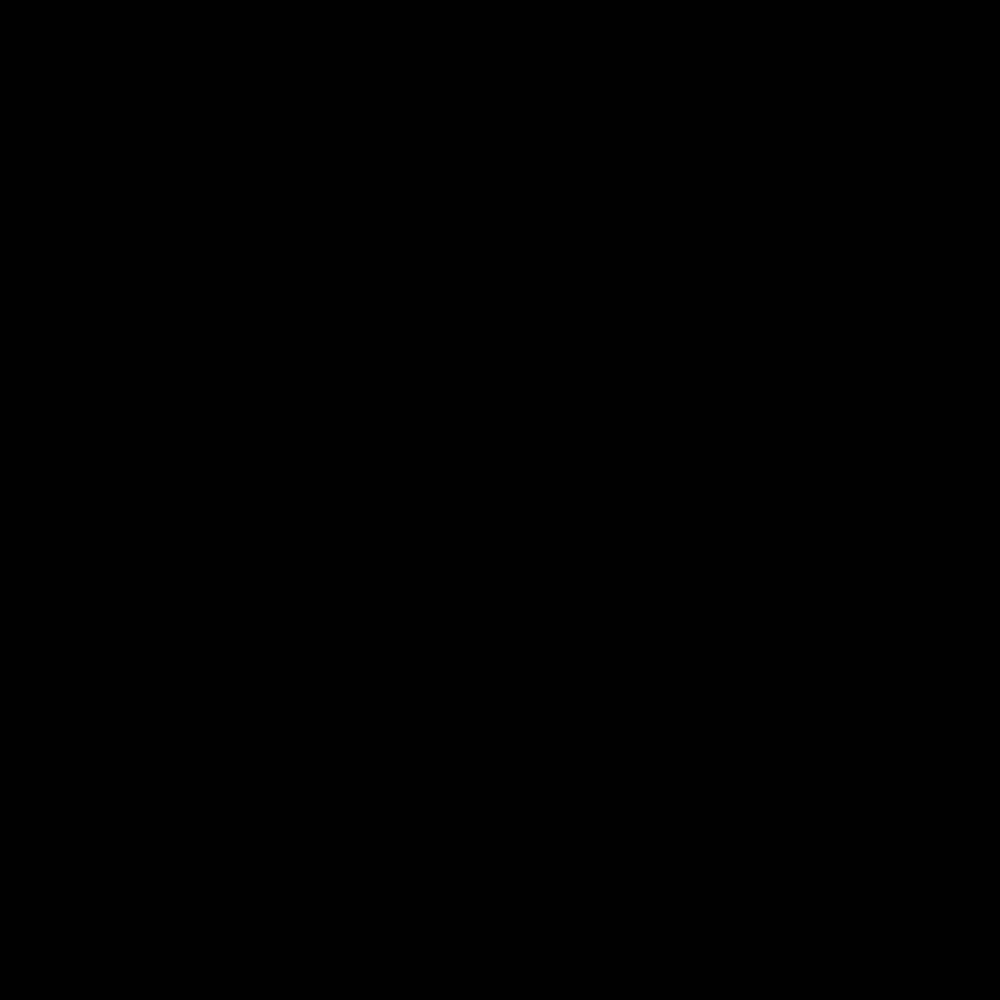
Frame 1 (no input)
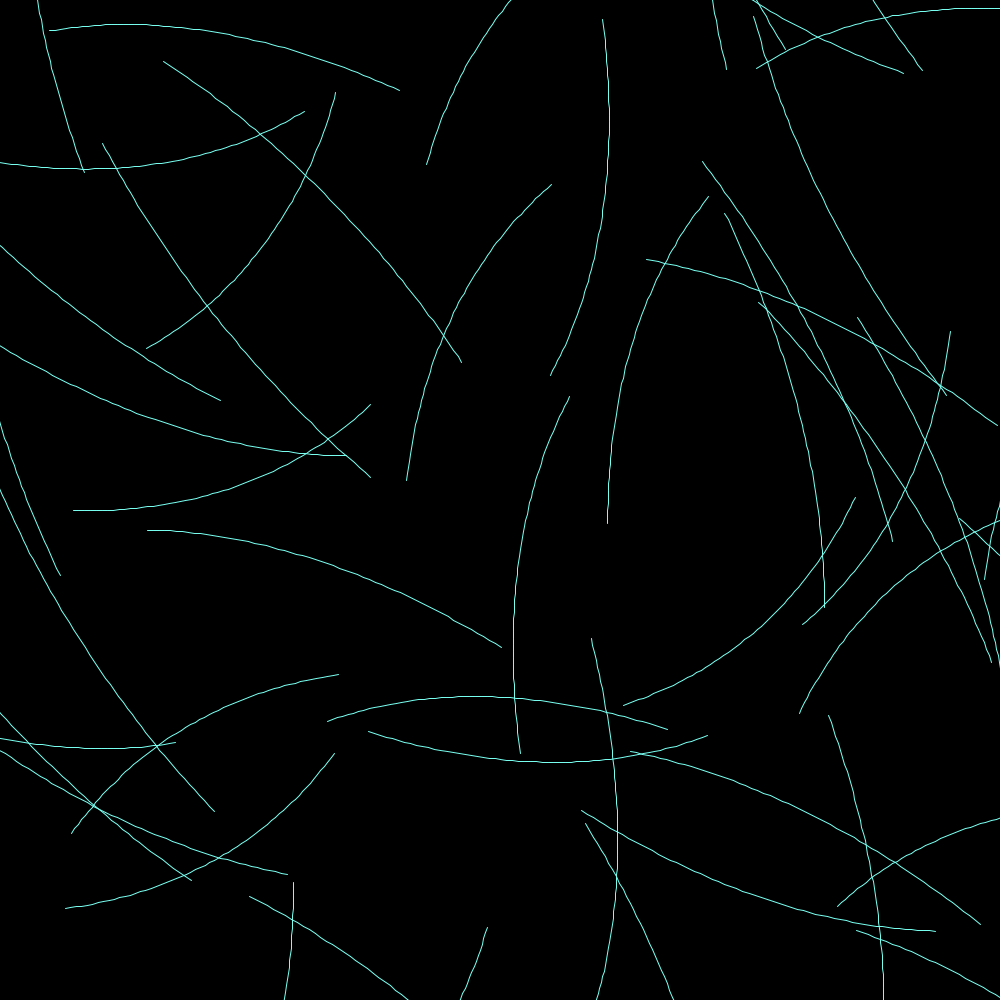
Frame 60 (the mouse pressed at the canvas centre just before this capture)
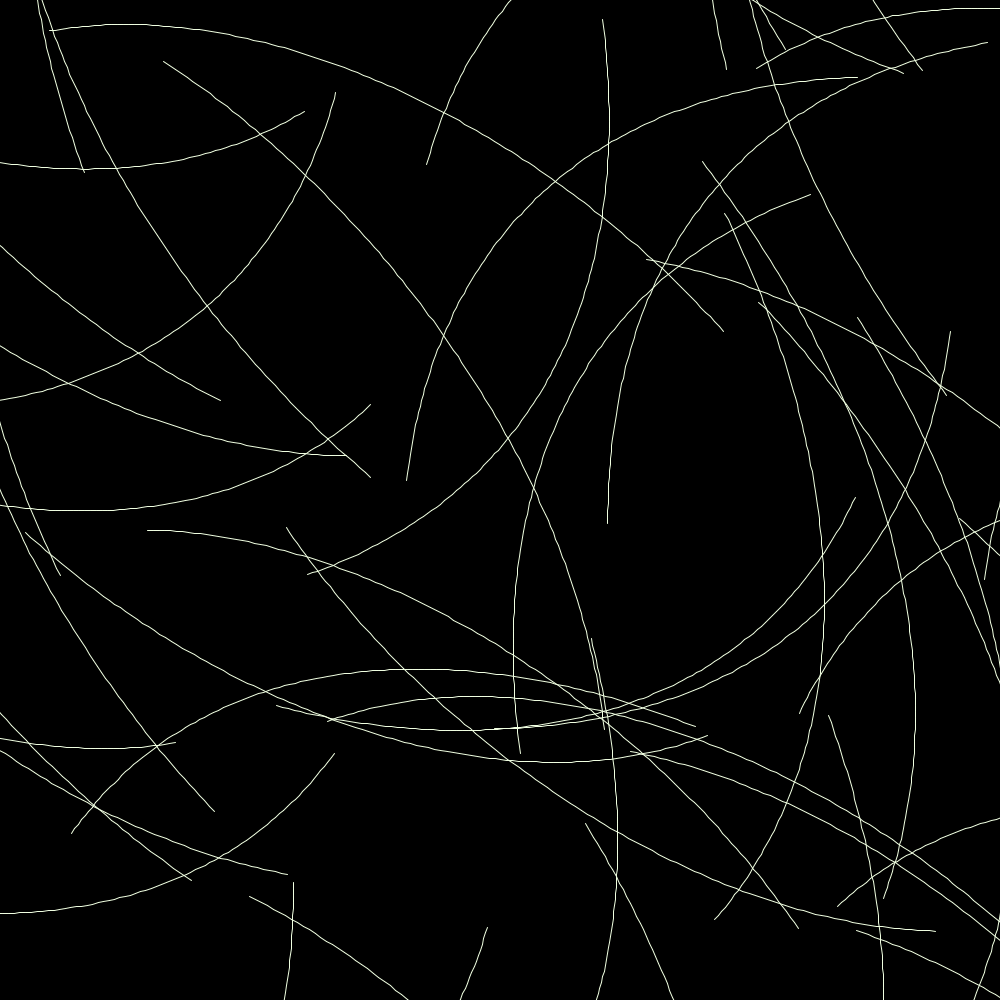
Frame 120 (the mouse held since frame 60 and released just before this capture)

The Processing sketch that drew these frames (run headless with seeded random() and noise(); from frame 60 on, the mouse is pressed at the canvas centre):

// Processing sketch: tercer_version
// ── tercer_version.pde
int numCircles = 50;
Circle[] circles = new Circle[numCircles];

void setup() {
  size(1000, 1000);
  background(0);
  smooth();

  for (int i = 0; i < numCircles; i++) {
    circles[i] = new Circle();
  }
}

void draw() {
  background(0);

  for (int i = 0; i < numCircles; i++) {
    circles[i].update(i);
    circles[i].draw();
  }
}

class Circle {
  float x, y, dx, dy;
  float radius;
  ArrayList<PVector> positions; 

  
  Circle() {
    x = random(width);
    y = random(height);
    dx = random(-0.01, 0.01);
    dy = random(-0.01, 0.01);
    radius = random(1, 1);
     positions = new ArrayList<PVector>(); // Inicializa la lista de posiciones
  }
  int r = 0;
  int g = 140;
  int b = 0;
void update(int i) {
  positions.add(new PVector(x, y));
    float d = dist(x, y, mouseX, mouseY);
  // Calcula nuevas velocidades utilizando la función seno y el índice del círculo
  dx = sin(frameCount * 0.01 + i) + cos(frameCount * 0.01 + i)*6;//+ (mouseX - x) / d * 2;
  dy = cos(frameCount * 0.02 + i) + sin(frameCount * 0.01 + i)*7 ;//+ (mouseY - y) / d * 2;
  
  r++;
  g = g +8;
  b--;
  stroke(r,g,b);

  x += dx;
  y += dy;

  // Comprobamos si el círculo ha llegado al borde de la pantalla
  if (x < 0 || x > width) {
    dx *= -1;
  }
  if (y < 0 || y > height) {
    dy *= -1;
  }
}
void drawLineToFarthestCircle() {
  // Encuentra el círculo más lejano y almacena sus coordenadas
  float farthest = 0;
  float farthestX = 0;
  float farthestY = 0;
  for (int i = 0; i < numCircles; i++) {
    if (circles[i] != this) {
      float d = dist(x, y, circles[i].x, circles[i].y);
      if (d > farthest) {
        farthest = d;
        farthestX = circles[i].x;
        farthestY = circles[i].y;
      }
    }
  }

  // Dibuja la línea azul hacia el círculo más lejano
  stroke(0, 0, 255);
  line(x, y, farthestX, farthestY);
}
  void draw() {
    // Encuentra el círculo más cercano y almacena sus coordenadas
    float nearest = 1000000;
    float nearestX = 0;
    float nearestY = 0;
   // for (int i = 0; i < numCircles; i++) {
   //   if (circles[i] != this) {
    //    float d = dist(x, y, circles[i].x, circles[i].y);
      //  if (d < nearest) {
        //  nearest = d;
         // nearestX = circles[i].x;
        //  nearestY = circles[i].y;
      //  }
    //  }
   // }
    //para dibujar el rastro
    if (r == 255){ r = 0; }
    if (g == 255){ g = 0; }
    if (b == 255){ b = 0; }
   r++;
  g = g +8;
  b = b+ 5;
    for (int i = 0; i < positions.size() - 1; i++) {
     
  stroke(r,g,b);

    PVector pos1 = positions.get(i);
    PVector pos2 = positions.get(i + 1);
    line(pos1.x, pos1.y, pos2.x, pos2.y);
  }

    // Dibuja la línea blanca hacia el círculo más cercano
   // stroke(255);
   // line(x, y, nearestX, nearestY);

    // Dibuja el círculo blanco relleno
   // noStroke();
   // fill(255);
   // ellipse(x, y, radius*2, radius*2);
    
 //   drawLineToFarthestCircle();
    
  }
  

  
  


}
